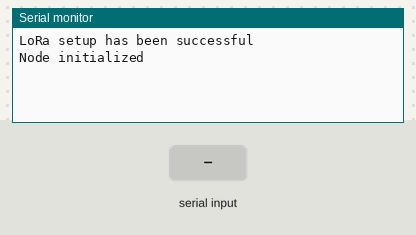
This sketch was run on a simulated Arduino Uno, built with avr-gcc and run on an emulated ATmega328P. On the bench: the last lines printed to the serial monitor. The inputs (shaded band) are chosen by the test bench. No radio packets arrive unless stated.

Above: at 1.2 s.
1.3 s: "TOGGLIGHTS\n" received over Serial
At 2.1 s:
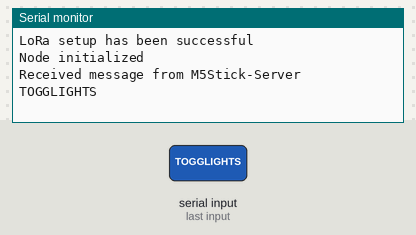
2.8 s: "1\n" received over Serial
At 3.3 s:
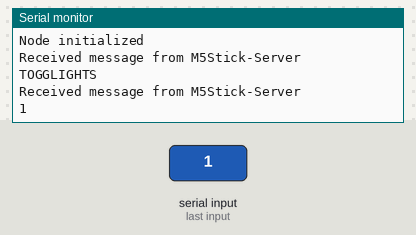

The sketch:

LoraServer.ino
```cpp
#include <RH_RF95.h>
#include <SPI.h>
#include <Wire.h>
#include "time.h"

// Change to 434.0 or other frequency, must match RX's freq!
// The greater NodeID is the parent
#define RF95_FREQ 915.0
#define RFM95_CS 10
#define RFM95_RST 9
#define RFM95_INT 2

// LoRa radio driver
RH_RF95 rf95(RFM95_CS, RFM95_INT);

#define displayUpdateDelay 3000
#define parentBroadcastDelay 3000
#define parentTimeoutDelay 15000

#define MAX_CHILD_NODES 10
#define CHILD_NODE_TIMEOUT 10000 // In milliseconds (10 seconds)
#define buildingName "BUILDING-B-NodeID5"

// ELECTION initiates the process when a node detects a failure in the parent node.
// ELECTION_CHALLENGE is used by nodes to participate in the election by challenging the initiator.
// ELECTION_ACCEPTED confirms the election of a new parent node, allowing the network to continue operating with the new parent.
// Wait i'm stupid regardless whether it's broadcast, it still sends to all people
enum MessageType
{
    BROADCAST,
    ELECTION,
    BROADCAST_RESPONSE,
    TOGGLELIGHTS,
    LIGHT_MODE,
    DARK_MODE,
};

struct Message
{
    MessageType type;
    char name[16];
    uint8_t senderID;
    uint8_t receiverID; // If it's 0 means sent to all user
    char payload[32];   // Adjust size as needed
};

struct ChildNodeInfo
{
    uint8_t id;
    char name[16];
    unsigned long lastResponseTime; // Timestamp of the last response
};


// Function prototype
void setupLoRa();
void broadcastMessage(const char *command);
void sendMessage(Message msg);
void handleReceivedMessage();
void checkParentHealth();
void addOrUpdateChildNode(ChildNodeInfo childInfo);
void removeChildNode(uint8_t childID);
void setup();
void loop();

// Node ID and parent ID
uint8_t nodeID = 9999;   // My node ID
uint8_t parentID = 0; // Initial parent ID, 0 means no parent
int childNodeCount = 0;
unsigned long lastCheckTime = 0;
ChildNodeInfo childNodes[MAX_CHILD_NODES];

// Timestamp for last parent broadcast
unsigned long lastParentBroadcast = 0;
unsigned long lastDisplayUpdate = 0;
unsigned long electionInitiatedTime = 0;

// Function to initialize the LoRa radio
void setupLoRa()
{
    // Manually reset
    digitalWrite(RFM95_RST, LOW);
    delay(10);
    digitalWrite(RFM95_RST, HIGH);
    delay(10);

    if (!rf95.init())
    {
        Serial.println("LoRa radio init failed");
        while (1)
            ;
    }
    // Set frequency
    if (!rf95.setFrequency(RF95_FREQ))
    {
        Serial.println("Set frequency failed");
        while (1)
            ;
    }
    // Set Tx power
    // Transmit Power Level (23 dBm): This is the power level at which the RFM95/RFM96 module will transmit data.
    // The value is specified in dBm (decibels relative to 1 milliwatt). A higher dBm value generally means a higher transmit power, which can increase the range of the transmission but may also increase the power consumption and potentially the risk of interference with other devices.
    // rf95.setTxPower(23, false);
    Serial.println("LoRa setup has been successful");
}

// Function to broadcast a message
// This is usually used by the "MAIN" node to broadcast that it is still alive.
void broadcastMessage(const char *command)
{
    Message msg;
    msg.type = BROADCAST;
    msg.senderID = nodeID; // Assuming nodeID is the ID of the main node
    msg.receiverID = 0;    // Broadcast to all nodes
    strncpy(msg.name, buildingName, sizeof(msg.name));
    strncpy(msg.payload, command, sizeof(msg.payload));
    sendMessage(msg);
}

void sendMessage(Message msg)
{
    // Convert the struct to a byte array for transmission
    uint8_t buf[sizeof(Message)];
    memcpy(buf, &msg, sizeof(Message));
    rf95.send(buf, sizeof(buf));
    // rf95.waitPacketSent();
}

void handleReceivedMessage()
{
    uint8_t buf[sizeof(Message)];
    uint8_t len = sizeof(buf);
    if (rf95.recv(buf, &len))
    {
        // Converts received buffer back into a struct
        Message receivedMsg;
        memcpy(&receivedMsg, buf, sizeof(Message));

        // Ensure that we don't receive our own message
        if (receivedMsg.senderID != nodeID)
        {
            switch (receivedMsg.type)
            {
                case BROADCAST:
                    if (nodeID == parentID) {
                        // I am the parent
                        if (receivedMsg.senderID < nodeID) {
                            Message responseMessage;
                            responseMessage.senderID = nodeID;
                            responseMessage.receiverID = receivedMsg.senderID;
                            strncpy(responseMessage.name, buildingName, sizeof(responseMessage.name));
                            responseMessage.type = ELECTION;
                            sendMessage(responseMessage);
                        }
                    } else {
                        if (receivedMsg.senderID > nodeID) {
                            parentID = receivedMsg.senderID;
                            lastParentBroadcast = millis();

                            Message responseMessage;
                            responseMessage.senderID = nodeID;
                            responseMessage.receiverID = receivedMsg.senderID;
                            strncpy(responseMessage.name, buildingName, sizeof(responseMessage.name));
                            responseMessage.type = BROADCAST_RESPONSE;
                            sendMessage(responseMessage);
                        }
                    }
                    // No matter if i become the parent or they are still the parent, we are still broadcasting
                    lastParentBroadcast = millis();
                    break;
                case ELECTION:
                    // Someone has called for an election and i am the parent
                    if (parentID == nodeID) {
                        if (receivedMsg.senderID > nodeID) {
                            parentID = nodeID;
                            lastParentBroadcast = millis();
                        }
                    }
                    break;
                case BROADCAST_RESPONSE:
                    // Upon getting the broadcast response if we are the parentID
                    // If we get a broadcast response we are definitely the child
                    if (parentID == nodeID) {
                        ChildNodeInfo childInfo;
                        childInfo.lastResponseTime = millis();
                        childInfo.id = receivedMsg.senderID;
                        strncpy(childInfo.name, buildingName, sizeof(childInfo.name));
                        addOrUpdateChildNode(childInfo);
                    }
                    break;
                case TOGGLELIGHTS:
                    // Run through UART to toggle the lights
                    String data = "TOGGLELIGHTS\n";
                    Serial.write(data);
                    break;
                default:
                    break;
            }
        }
    }
}

// Function to check if the parent is dead and initiate an election if necessary
void checkParentHealth()
{
    unsigned long currentMillis = millis();
    if (((currentMillis - lastParentBroadcast) > parentTimeoutDelay) && (electionInitiatedTime == 0))
    {
        // Timeout, indicate that parent is dead.
        // Call for election now.
        Message msg;
        msg.type = ELECTION;
        msg.senderID = nodeID;
        msg.receiverID = 0;
        strncpy(msg.name, buildingName, sizeof(msg.name));
        strncpy(msg.payload, "ELECTION_TIME", sizeof(msg.payload)); // This doesn't matter here.
        sendMessage(msg);
        Serial.println("Either parent has died or there's no one left in the call.");
        electionInitiatedTime = currentMillis;
        parentID = 0;
    }

    // Check if the election has been initiated and if enough time has passed
    if ((electionInitiatedTime > 0) && (currentMillis - electionInitiatedTime >= 1000))
    {
        Serial.println("AM I HERE");
        if (parentID == 0)
        { // Check if no other node has challenged the election
            parentID = nodeID;
            Serial.println("Node has become its own parent.");
            // Reset the electionInitiatedTime to prevent this block from executing again
            electionInitiatedTime = 0;
        }
    }
}

// Either add the child to the array or update the
void addOrUpdateChildNode(ChildNodeInfo childInfo)
{
    // Check if the child node already exists in the array
    bool exists = false;
    for (int i = 0; i < childNodeCount; i++)
    {
        if (childNodes[i].id == childInfo.id)
        {
            childNodes[i].lastResponseTime = millis();
            char output[50];
            sprintf(output, "Updated ChildID %u lastResponseTime", childInfo.id);
            Serial.println(output);
            exists = true;
            break;
        }
    }

    // If the child node does not exist, add it to the array
    if (!exists)
    {
        if (childNodeCount < MAX_CHILD_NODES)
        {
            childInfo.lastResponseTime = millis(); // Set the last response time to now
            childNodes[childNodeCount++] = childInfo;
            Serial.print("Child node ");
            Serial.print(childInfo.name);
            Serial.println(" added.");
        }
        else
        {
            Serial.println("Maximum number of child nodes reached.");
        }
    }
    else
    {
        Serial.print("Child node ");
        Serial.print(childInfo.name);
        Serial.println(" already exists.");
    }
}

void removeChildNode(uint8_t childID)
{
    int indexToRemove = -1;
    for (int i = 0; i < childNodeCount; i++)
    {
        if (childNodes[i].id == childID)
        {
            indexToRemove = i;
            break;
        }
    }

    if (indexToRemove != -1)
    {
        // Shift the remaining elements to fill the gap
        for (int i = indexToRemove; i < childNodeCount - 1; i++)
        {
            childNodes[i] = childNodes[i + 1];
        }
        childNodeCount--; // Decrement the count of child nodes
    }
}

void setup()
{
    Serial.begin(115200);
    setupLoRa();
    Serial.println("Node initialized");
}

// The LoRaServer will not be in charge of challenging any of the nodes nor will it be a server.
void loop()
{
    // handleReceivedMessage();

    // unsigned long currentMillis = millis();
    // // If this node is the parent, it sends a broadcast with message HELLO to all the nodes indicating that it's alive
    // if (parentID == nodeID)
    // {
    //     // Broadcast a "HELLO" message to all node every 5 seconds indicate that it is still available
    //     if ((currentMillis - lastParentBroadcast) > parentBroadcastDelay)
    //     {
    //         broadcastMessage("PARENT_ALIVE");
    //         lastParentBroadcast = currentMillis;
    //         // Await for callback and all responses will then be saved into the surviving nodes list.
    //         // (This will ensure that the main node is able to send commands to individual nodes correctly)
    //         Serial.println("Broadcasting to children that i'm alive");
    //     }

    //     // Check if there's no updates from child nodes (Check every 1 second second)
    //     if ((currentMillis - lastCheckTime >= 1000))
    //     {
    //         lastCheckTime = currentMillis;
    //         for (int i = 0; i < childNodeCount; i++)
    //         {
    //             if (currentMillis - childNodes[i].lastResponseTime > CHILD_NODE_TIMEOUT)
    //             { // Nodes will expire in 1000 seconds
    //                 Serial.print("Child node ");
    //                 Serial.print(childNodes[i].name);
    //                 Serial.println(" has timed out.");
    //                 removeChildNode(childNodes[i].id);
    //                 // Adjust the loop index since the array has shifted
    //                 i--;
    //             }
    //         }
    //     }
    // }
    // else
    // {
    //     // Only the child should keep track of the parent health
    //     checkParentHealth();
    // }

    // We got an information from UART
    // This is a single point of failure so we do not need to handle for parent call because we are just send communicate one way through
    if (Serial.available() > 0) {
        Serial.println("Received message from M5Stick-Server");
        String incomingString = Serial.readStringUntil('\n');
        Serial.println(incomingString);

        if (incomingString == "TOGGLIGHTS") {
            // Send it to the corresponding node (We are just hard targetting it to Node 3)
            Message responseMsg;
            responseMsg.senderID = nodeID;
            responseMsg.receiverID = 3;
            responseMsg.type = TOGGLELIGHTS;
            strncpy(responseMsg.name, buildingName, sizeof(responseMsg.name));
            sendMessage(responseMsg);
        }
    }

    // Update the display every 3 seconds
    // if (currentMillis - lastDisplayUpdate >= displayUpdateDelay)
    // {
    //     // Display node information on the OLED
    //     char output[50];
    //     sprintf(output, "Current ParentID is: %u", parentID);
    //     Serial.println(output);
    //     // Reset the last display update time
    //     lastDisplayUpdate = currentMillis;
    // }
}
```

Measured:
- after the input at 1.3 s, the serial monitor: prints a new line at once (image 1)
- after the input at 2.8 s, the serial monitor: prints a new line at once (image 2)
